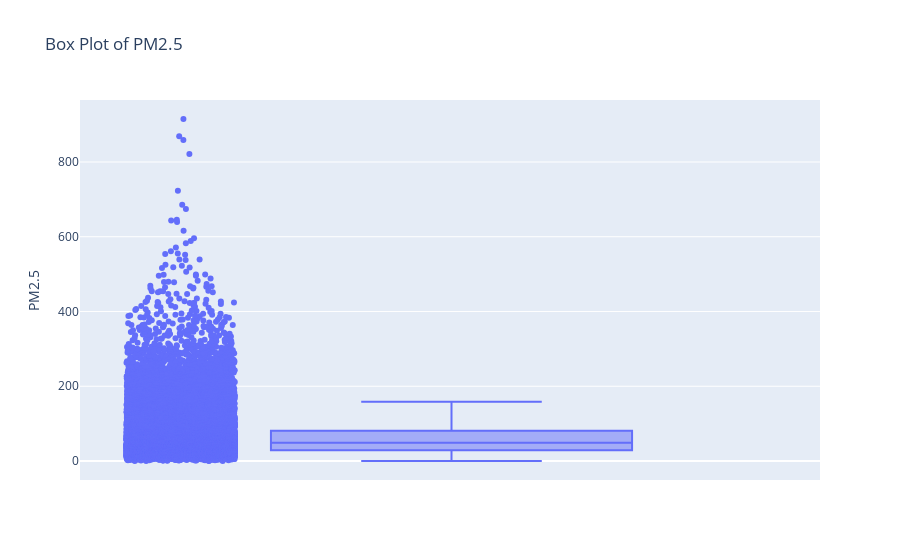
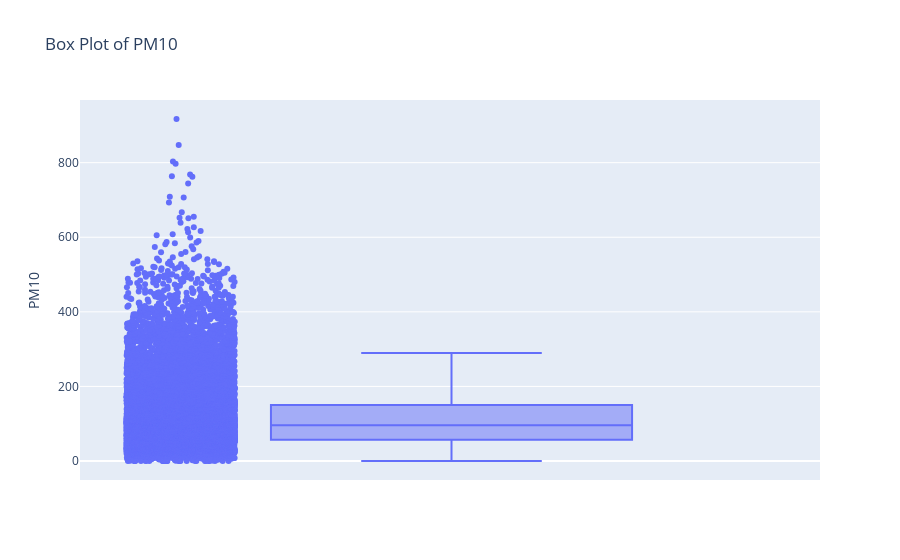

Notebook cell for these charts, in order:
### Code cell
df_box_plot = df.copy()

# Columns to check outliers
numerical_columns = ['PM2.5', 'PM10']  # You can add more columns if needed

# Create box plots for each numerical column
for column in numerical_columns:
    fig = px.box(df_box_plot, y=column, title=f'Box Plot of {column}',
                 labels={'y': column}, points="all")
    fig.show()

### Figure 1 — Plotly figure (JSON) as saved in the notebook; plotly's stock layout.template omitted (floating-point values rounded to 4 significant figures; data arrays with more than 128 entries replaced by an {"elided": "..."} marker saying what was removed)
{"data": [{"alignmentgroup": "True", "boxpoints": "all", "hovertemplate": "PM2.5=%{y}<extra></extra>", "legendgroup": "", "marker": {"color": "#636efa"}, "name": "", "notched": false, "offsetgroup": "", "orientation": "v", "showlegend": false, "type": "box", "x0": " ", "xaxis": "x", "y": {"elided": "24850 float values"}, "y0": " ", "yaxis": "y"}], "layout": {"boxmode": "group", "legend": {"tracegroupgap": 0}, "title": {"text": "Box Plot of PM2.5"}, "xaxis": {"anchor": "y", "domain": [0, 1]}, "yaxis": {"anchor": "x", "domain": [0, 1], "title": {"text": "PM2.5"}}}}

### Figure 2 — Plotly figure (JSON) as saved in the notebook; plotly's stock layout.template omitted (floating-point values rounded to 4 significant figures; data arrays with more than 128 entries replaced by an {"elided": "..."} marker saying what was removed)
{"data": [{"alignmentgroup": "True", "boxpoints": "all", "hovertemplate": "PM10=%{y}<extra></extra>", "legendgroup": "", "marker": {"color": "#636efa"}, "name": "", "notched": false, "offsetgroup": "", "orientation": "v", "showlegend": false, "type": "box", "x0": " ", "xaxis": "x", "y": {"elided": "24850 float values"}, "y0": " ", "yaxis": "y"}], "layout": {"boxmode": "group", "legend": {"tracegroupgap": 0}, "title": {"text": "Box Plot of PM10"}, "xaxis": {"anchor": "y", "domain": [0, 1]}, "yaxis": {"anchor": "x", "domain": [0, 1], "title": {"text": "PM10"}}}}
